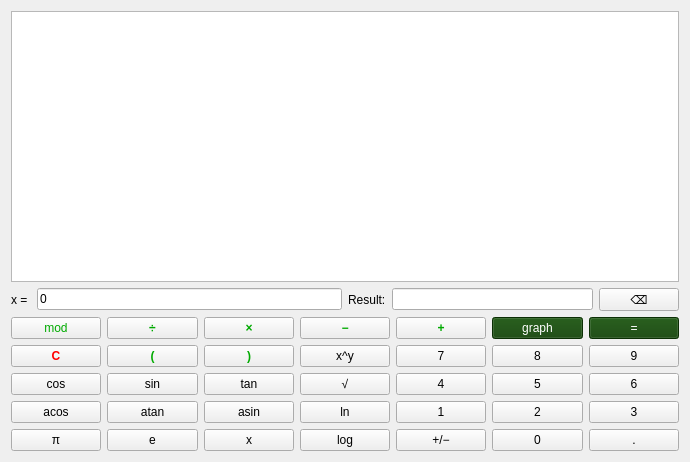
<?xml version="1.0" encoding="UTF-8"?>
<ui version="4.0">
 <class>MathView</class>
 <widget class="QWidget" name="MathView">
  <property name="geometry">
   <rect>
    <x>0</x>
    <y>0</y>
    <width>690</width>
    <height>462</height>
   </rect>
  </property>
  <property name="windowTitle">
   <string>Form</string>
  </property>
  <layout class="QVBoxLayout" name="verticalLayout">
   <item>
    <layout class="QHBoxLayout" name="horizontalLayout_25">
     <item>
      <widget class="QPlainTextEdit" name="src_input"/>
     </item>
    </layout>
   </item>
   <item>
    <layout class="QVBoxLayout" name="verticalLayout_3">
     <item>
      <layout class="QVBoxLayout" name="verticalLayout_2">
       <item>
        <layout class="QHBoxLayout" name="horizontalLayout_3">
         <item>
          <layout class="QHBoxLayout" name="horizontalLayout">
           <item>
            <widget class="QLabel" name="label">
             <property name="text">
              <string>x = </string>
             </property>
            </widget>
           </item>
           <item>
            <widget class="QLineEdit" name="x_edit">
             <property name="enabled">
              <bool>true</bool>
             </property>
             <property name="text">
              <string>0</string>
             </property>
            </widget>
           </item>
          </layout>
         </item>
         <item>
          <layout class="QHBoxLayout" name="horizontalLayout_2">
           <item>
            <widget class="QLabel" name="label_2">
             <property name="text">
              <string>Result:</string>
             </property>
            </widget>
           </item>
           <item>
            <widget class="QLineEdit" name="result_edit">
             <property name="enabled">
              <bool>true</bool>
             </property>
             <property name="readOnly">
              <bool>true</bool>
             </property>
            </widget>
           </item>
           <item>
            <widget class="QPushButton" name="backspace_button">
             <property name="text">
              <string>⌫</string>
             </property>
            </widget>
           </item>
          </layout>
         </item>
        </layout>
       </item>
      </layout>
     </item>
    </layout>
   </item>
   <item>
    <layout class="QGridLayout" name="gridLayout_2">
     <item row="4" column="3">
      <widget class="QPushButton" name="log_button">
       <property name="text">
        <string>log</string>
       </property>
      </widget>
     </item>
     <item row="2" column="0">
      <widget class="QPushButton" name="cos_button">
       <property name="text">
        <string>cos</string>
       </property>
      </widget>
     </item>
     <item row="3" column="2">
      <widget class="QPushButton" name="asin_button">
       <property name="text">
        <string>asin</string>
       </property>
      </widget>
     </item>
     <item row="4" column="5">
      <widget class="QPushButton" name="num0_button">
       <property name="text">
        <string>0</string>
       </property>
      </widget>
     </item>
     <item row="2" column="6">
      <widget class="QPushButton" name="num6_button">
       <property name="text">
        <string>6</string>
       </property>
      </widget>
     </item>
     <item row="4" column="0">
      <widget class="QPushButton" name="pi_button">
       <property name="text">
        <string>π</string>
       </property>
      </widget>
     </item>
     <item row="1" column="5">
      <widget class="QPushButton" name="num8_button">
       <property name="text">
        <string>8</string>
       </property>
      </widget>
     </item>
     <item row="3" column="4">
      <widget class="QPushButton" name="num1_button">
       <property name="text">
        <string>1</string>
       </property>
      </widget>
     </item>
     <item row="4" column="6">
      <widget class="QPushButton" name="point_button">
       <property name="text">
        <string>.</string>
       </property>
      </widget>
     </item>
     <item row="3" column="1">
      <widget class="QPushButton" name="atan_button">
       <property name="text">
        <string>atan</string>
       </property>
      </widget>
     </item>
     <item row="3" column="0">
      <widget class="QPushButton" name="acos_button">
       <property name="text">
        <string>acos</string>
       </property>
      </widget>
     </item>
     <item row="1" column="4">
      <widget class="QPushButton" name="num7_button">
       <property name="text">
        <string>7</string>
       </property>
      </widget>
     </item>
     <item row="0" column="5">
      <widget class="QPushButton" name="graph_button">
       <property name="sizePolicy">
        <sizepolicy hsizetype="Minimum" vsizetype="Fixed">
         <horstretch>0</horstretch>
         <verstretch>0</verstretch>
        </sizepolicy>
       </property>
       <property name="styleSheet">
        <string notr="true">QPushButton {
	background-color: rgb(16, 66, 6);
	color: rgb(255, 255, 255);
}</string>
       </property>
       <property name="text">
        <string>graph</string>
       </property>
      </widget>
     </item>
     <item row="0" column="6">
      <widget class="QPushButton" name="calc_button">
       <property name="sizePolicy">
        <sizepolicy hsizetype="Minimum" vsizetype="Fixed">
         <horstretch>0</horstretch>
         <verstretch>0</verstretch>
        </sizepolicy>
       </property>
       <property name="autoFillBackground">
        <bool>false</bool>
       </property>
       <property name="styleSheet">
        <string notr="true">QPushButton {
	background-color: rgb(16, 66, 6);
	color: rgb(255, 255, 255);
}</string>
       </property>
       <property name="text">
        <string>=</string>
       </property>
      </widget>
     </item>
     <item row="1" column="1">
      <widget class="QPushButton" name="lbracket_button">
       <property name="palette">
        <palette>
         <active>
          <colorrole role="ButtonText">
           <brush brushstyle="SolidPattern">
            <color alpha="255">
             <red>16</red>
             <green>66</green>
             <blue>6</blue>
            </color>
           </brush>
          </colorrole>
         </active>
         <inactive>
          <colorrole role="ButtonText">
           <brush brushstyle="SolidPattern">
            <color alpha="255">
             <red>0</red>
             <green>170</green>
             <blue>0</blue>
            </color>
           </brush>
          </colorrole>
         </inactive>
         <disabled>
          <colorrole role="ButtonText">
           <brush brushstyle="SolidPattern">
            <color alpha="255">
             <red>160</red>
             <green>161</green>
             <blue>162</blue>
            </color>
           </brush>
          </colorrole>
         </disabled>
        </palette>
       </property>
       <property name="font">
        <font>
         <bold>true</bold>
        </font>
       </property>
       <property name="text">
        <string>(</string>
       </property>
      </widget>
     </item>
     <item row="4" column="2">
      <widget class="QPushButton" name="x_button">
       <property name="text">
        <string>x</string>
       </property>
      </widget>
     </item>
     <item row="1" column="3">
      <widget class="QPushButton" name="pow_button">
       <property name="text">
        <string>x^y</string>
       </property>
      </widget>
     </item>
     <item row="1" column="6">
      <widget class="QPushButton" name="num9_button">
       <property name="text">
        <string>9</string>
       </property>
      </widget>
     </item>
     <item row="3" column="3">
      <widget class="QPushButton" name="ln_button">
       <property name="text">
        <string>ln</string>
       </property>
      </widget>
     </item>
     <item row="1" column="0">
      <widget class="QPushButton" name="clear_button">
       <property name="palette">
        <palette>
         <active>
          <colorrole role="Text">
           <brush brushstyle="SolidPattern">
            <color alpha="255">
             <red>0</red>
             <green>0</green>
             <blue>0</blue>
            </color>
           </brush>
          </colorrole>
          <colorrole role="ButtonText">
           <brush brushstyle="SolidPattern">
            <color alpha="255">
             <red>255</red>
             <green>0</green>
             <blue>0</blue>
            </color>
           </brush>
          </colorrole>
          <colorrole role="PlaceholderText">
           <brush brushstyle="SolidPattern">
            <color alpha="128">
             <red>0</red>
             <green>0</green>
             <blue>0</blue>
            </color>
           </brush>
          </colorrole>
         </active>
         <inactive>
          <colorrole role="Text">
           <brush brushstyle="SolidPattern">
            <color alpha="255">
             <red>0</red>
             <green>0</green>
             <blue>0</blue>
            </color>
           </brush>
          </colorrole>
          <colorrole role="ButtonText">
           <brush brushstyle="SolidPattern">
            <color alpha="255">
             <red>255</red>
             <green>0</green>
             <blue>0</blue>
            </color>
           </brush>
          </colorrole>
          <colorrole role="PlaceholderText">
           <brush brushstyle="SolidPattern">
            <color alpha="128">
             <red>0</red>
             <green>0</green>
             <blue>0</blue>
            </color>
           </brush>
          </colorrole>
         </inactive>
         <disabled>
          <colorrole role="Text">
           <brush brushstyle="SolidPattern">
            <color alpha="255">
             <red>168</red>
             <green>169</green>
             <blue>169</blue>
            </color>
           </brush>
          </colorrole>
          <colorrole role="ButtonText">
           <brush brushstyle="SolidPattern">
            <color alpha="255">
             <red>160</red>
             <green>161</green>
             <blue>162</blue>
            </color>
           </brush>
          </colorrole>
          <colorrole role="PlaceholderText">
           <brush brushstyle="SolidPattern">
            <color alpha="128">
             <red>35</red>
             <green>38</green>
             <blue>39</blue>
            </color>
           </brush>
          </colorrole>
         </disabled>
        </palette>
       </property>
       <property name="font">
        <font>
         <bold>true</bold>
        </font>
       </property>
       <property name="text">
        <string>C</string>
       </property>
      </widget>
     </item>
     <item row="2" column="3">
      <widget class="QPushButton" name="sqrt_button">
       <property name="text">
        <string>√</string>
       </property>
      </widget>
     </item>
     <item row="2" column="5">
      <widget class="QPushButton" name="num5_button">
       <property name="text">
        <string>5</string>
       </property>
      </widget>
     </item>
     <item row="0" column="4">
      <widget class="QPushButton" name="add_button">
       <property name="palette">
        <palette>
         <active>
          <colorrole role="ButtonText">
           <brush brushstyle="SolidPattern">
            <color alpha="255">
             <red>0</red>
             <green>170</green>
             <blue>0</blue>
            </color>
           </brush>
          </colorrole>
         </active>
         <inactive>
          <colorrole role="ButtonText">
           <brush brushstyle="SolidPattern">
            <color alpha="255">
             <red>0</red>
             <green>170</green>
             <blue>0</blue>
            </color>
           </brush>
          </colorrole>
         </inactive>
         <disabled>
          <colorrole role="ButtonText">
           <brush brushstyle="SolidPattern">
            <color alpha="255">
             <red>160</red>
             <green>161</green>
             <blue>162</blue>
            </color>
           </brush>
          </colorrole>
         </disabled>
        </palette>
       </property>
       <property name="font">
        <font>
         <bold>true</bold>
        </font>
       </property>
       <property name="text">
        <string>+</string>
       </property>
      </widget>
     </item>
     <item row="3" column="5">
      <widget class="QPushButton" name="num2_button">
       <property name="text">
        <string>2</string>
       </property>
      </widget>
     </item>
     <item row="0" column="0">
      <widget class="QPushButton" name="mod_button">
       <property name="palette">
        <palette>
         <active>
          <colorrole role="ButtonText">
           <brush brushstyle="SolidPattern">
            <color alpha="255">
             <red>0</red>
             <green>170</green>
             <blue>0</blue>
            </color>
           </brush>
          </colorrole>
         </active>
         <inactive>
          <colorrole role="ButtonText">
           <brush brushstyle="SolidPattern">
            <color alpha="255">
             <red>0</red>
             <green>170</green>
             <blue>0</blue>
            </color>
           </brush>
          </colorrole>
         </inactive>
         <disabled>
          <colorrole role="ButtonText">
           <brush brushstyle="SolidPattern">
            <color alpha="255">
             <red>160</red>
             <green>161</green>
             <blue>162</blue>
            </color>
           </brush>
          </colorrole>
         </disabled>
        </palette>
       </property>
       <property name="text">
        <string>mod</string>
       </property>
      </widget>
     </item>
     <item row="0" column="2">
      <widget class="QPushButton" name="mul_button">
       <property name="palette">
        <palette>
         <active>
          <colorrole role="ButtonText">
           <brush brushstyle="SolidPattern">
            <color alpha="255">
             <red>0</red>
             <green>170</green>
             <blue>0</blue>
            </color>
           </brush>
          </colorrole>
         </active>
         <inactive>
          <colorrole role="ButtonText">
           <brush brushstyle="SolidPattern">
            <color alpha="255">
             <red>0</red>
             <green>170</green>
             <blue>0</blue>
            </color>
           </brush>
          </colorrole>
         </inactive>
         <disabled>
          <colorrole role="ButtonText">
           <brush brushstyle="SolidPattern">
            <color alpha="255">
             <red>160</red>
             <green>161</green>
             <blue>162</blue>
            </color>
           </brush>
          </colorrole>
         </disabled>
        </palette>
       </property>
       <property name="font">
        <font>
         <bold>true</bold>
        </font>
       </property>
       <property name="text">
        <string>×</string>
       </property>
      </widget>
     </item>
     <item row="3" column="6">
      <widget class="QPushButton" name="num3_button">
       <property name="text">
        <string>3</string>
       </property>
      </widget>
     </item>
     <item row="0" column="3">
      <widget class="QPushButton" name="sub_button">
       <property name="palette">
        <palette>
         <active>
          <colorrole role="ButtonText">
           <brush brushstyle="SolidPattern">
            <color alpha="255">
             <red>0</red>
             <green>170</green>
             <blue>0</blue>
            </color>
           </brush>
          </colorrole>
         </active>
         <inactive>
          <colorrole role="ButtonText">
           <brush brushstyle="SolidPattern">
            <color alpha="255">
             <red>0</red>
             <green>170</green>
             <blue>0</blue>
            </color>
           </brush>
          </colorrole>
         </inactive>
         <disabled>
          <colorrole role="ButtonText">
           <brush brushstyle="SolidPattern">
            <color alpha="255">
             <red>160</red>
             <green>161</green>
             <blue>162</blue>
            </color>
           </brush>
          </colorrole>
         </disabled>
        </palette>
       </property>
       <property name="font">
        <font>
         <bold>true</bold>
        </font>
       </property>
       <property name="text">
        <string>−</string>
       </property>
      </widget>
     </item>
     <item row="4" column="4">
      <widget class="QPushButton" name="unary_minus_button">
       <property name="text">
        <string>+/−</string>
       </property>
      </widget>
     </item>
     <item row="4" column="1">
      <widget class="QPushButton" name="e_button">
       <property name="text">
        <string>e</string>
       </property>
      </widget>
     </item>
     <item row="0" column="1">
      <widget class="QPushButton" name="div_button">
       <property name="palette">
        <palette>
         <active>
          <colorrole role="ButtonText">
           <brush brushstyle="SolidPattern">
            <color alpha="255">
             <red>0</red>
             <green>170</green>
             <blue>0</blue>
            </color>
           </brush>
          </colorrole>
         </active>
         <inactive>
          <colorrole role="ButtonText">
           <brush brushstyle="SolidPattern">
            <color alpha="255">
             <red>0</red>
             <green>170</green>
             <blue>0</blue>
            </color>
           </brush>
          </colorrole>
         </inactive>
         <disabled>
          <colorrole role="ButtonText">
           <brush brushstyle="SolidPattern">
            <color alpha="255">
             <red>160</red>
             <green>161</green>
             <blue>162</blue>
            </color>
           </brush>
          </colorrole>
         </disabled>
        </palette>
       </property>
       <property name="font">
        <font>
         <bold>true</bold>
        </font>
       </property>
       <property name="text">
        <string>÷</string>
       </property>
      </widget>
     </item>
     <item row="2" column="1">
      <widget class="QPushButton" name="sin_button">
       <property name="text">
        <string>sin</string>
       </property>
      </widget>
     </item>
     <item row="2" column="4">
      <widget class="QPushButton" name="num4_button">
       <property name="text">
        <string>4</string>
       </property>
      </widget>
     </item>
     <item row="2" column="2">
      <widget class="QPushButton" name="tan_button">
       <property name="text">
        <string>tan</string>
       </property>
      </widget>
     </item>
     <item row="1" column="2">
      <widget class="QPushButton" name="rbracket_button">
       <property name="palette">
        <palette>
         <active>
          <colorrole role="ButtonText">
           <brush brushstyle="SolidPattern">
            <color alpha="255">
             <red>0</red>
             <green>170</green>
             <blue>0</blue>
            </color>
           </brush>
          </colorrole>
         </active>
         <inactive>
          <colorrole role="ButtonText">
           <brush brushstyle="SolidPattern">
            <color alpha="255">
             <red>0</red>
             <green>170</green>
             <blue>0</blue>
            </color>
           </brush>
          </colorrole>
         </inactive>
         <disabled>
          <colorrole role="ButtonText">
           <brush brushstyle="SolidPattern">
            <color alpha="255">
             <red>160</red>
             <green>161</green>
             <blue>162</blue>
            </color>
           </brush>
          </colorrole>
         </disabled>
        </palette>
       </property>
       <property name="font">
        <font>
         <bold>true</bold>
        </font>
       </property>
       <property name="text">
        <string>)</string>
       </property>
      </widget>
     </item>
    </layout>
   </item>
  </layout>
 </widget>
 <resources/>
 <connections/>
</ui>
